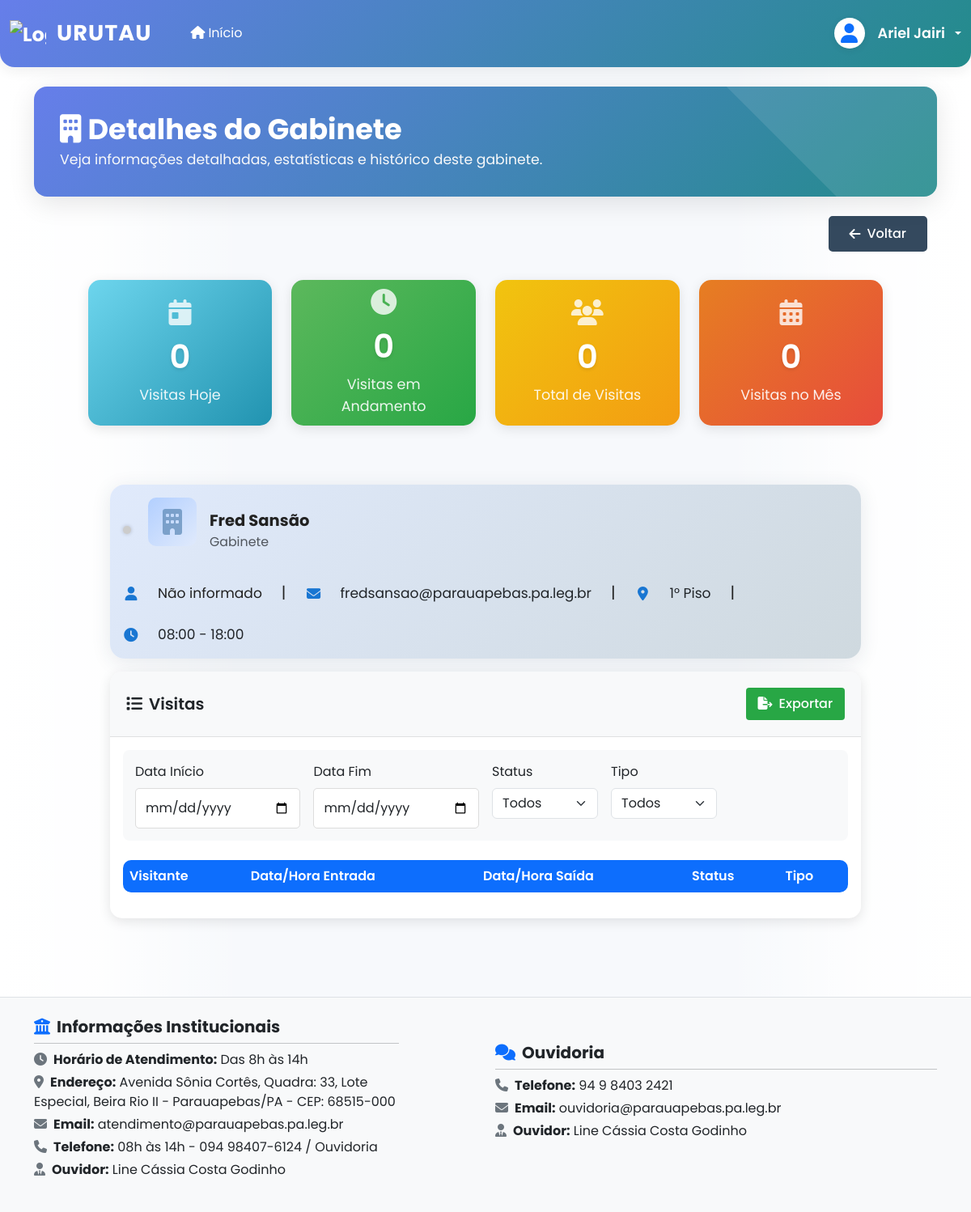
The app's page /recepcao/gabinetes/3/ (signed in), older data.
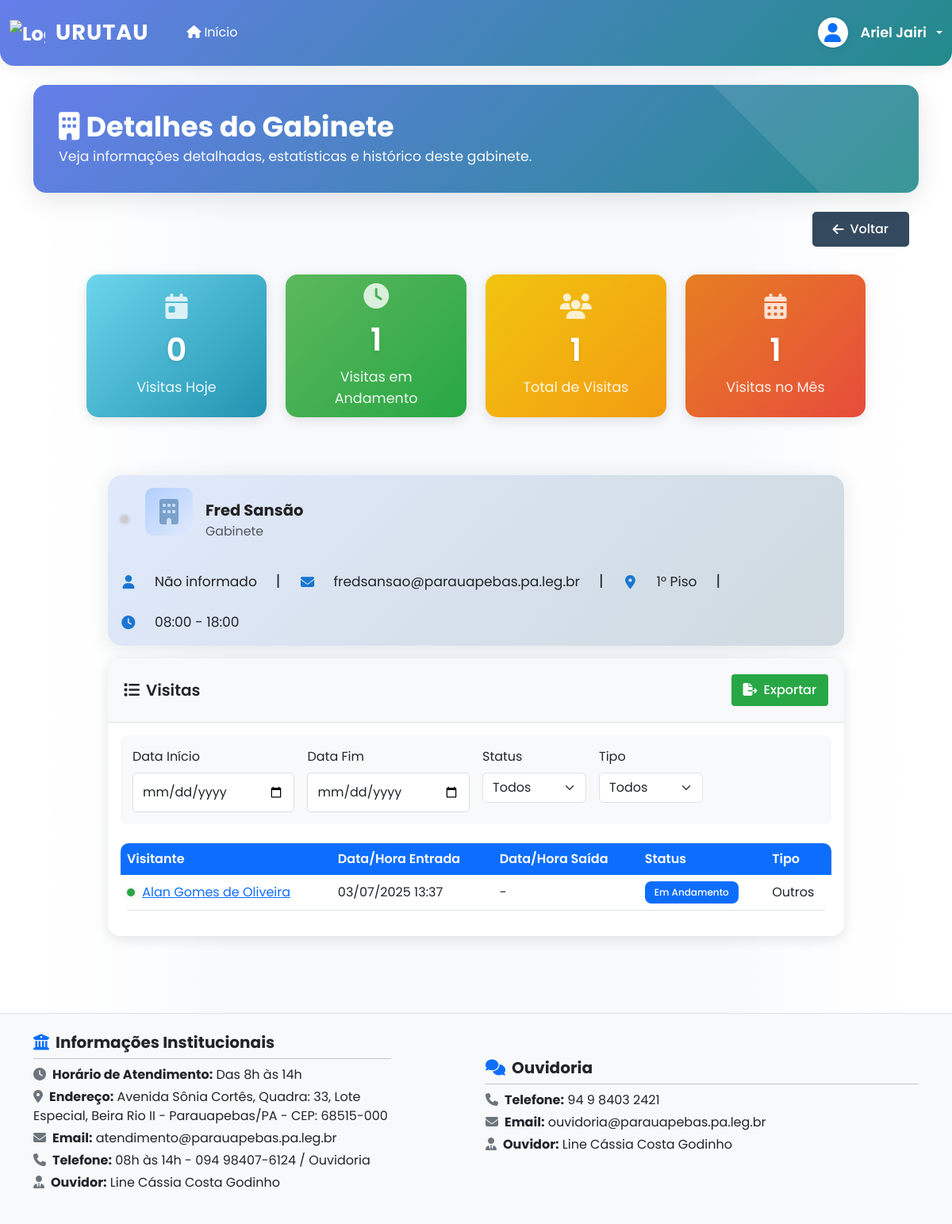
The same page, newer data.
### apps/recepcao/models.py (models this page shows, shortened)
class Visita(models.Model):
    STATUS_CHOICES = [
        ('agendada', 'Agendada'),
        ('em_andamento', 'Em Andamento'),
        ('finalizada', 'Finalizada'),
        ('cancelada', 'Cancelada')
    ]
    OBJETIVO_CHOICES = [
        ('reuniao', 'Reunião'),
        ('manutencao', 'Manutenção'),
        ('evento', 'Evento'),
        ('entrega_documentos', 'Entrega de Documentos'),
        ('outros', 'Outros')
    ]
    LOCALIZACAO_CHOICES = [
        ('terreo', 'Térreo'),
        ('plenario', 'Plenário'),
        ('primeiro_piso', '1° Piso'),
        ('segundo_piso', '2° Piso')
    ]
    visitante = models.ForeignKey(
        Visitante,
        on_delete=models.PROTECT,
        verbose_name='Visitante'
    )
    setor = models.ForeignKey(
        Setor,
        on_delete=models.PROTECT,
        verbose_name='Setor'
    )
    localizacao = models.CharField(
        'Localização',
        max_length=20,
        choices=LOCALIZACAO_CHOICES,
        default='terreo'
    )
    objetivo = models.CharField(
        'Objetivo',
        max_length=20,
        choices=OBJETIVO_CHOICES,
        default='outros'
    )
    observacoes = models.TextField(
        'Observações',
        blank=True,
        null=True
    )
    data_entrada = models.DateTimeField(
        'Data/Hora de Entrada',
        default=timezone.now
    )
    data_saida = models.DateTimeField(
        'Data/Hora de Saída',
        blank=True,
        null=True
    )
    status = models.CharField(
        'Status',
        max_length=20,
        choices=STATUS_CHOICES,
        default='em_andamento'
    )
    class Meta:
        verbose_name = 'Visita'
        verbose_name_plural = 'Visitas'
        ordering = ['-data_entrada']

class Visitante(models.Model):
    ESTADOS_CHOICES = [
        ('AC', 'Acre'), ('AL', 'Alagoas'), ('AP', 'Amapá'),
        ('AM', 'Amazonas'), ('BA', 'Bahia'), ('CE', 'Ceará'),
        ('DF', 'Distrito Federal'), ('ES', 'Espírito Santo'),
        ('GO', 'Goiás'), ('MA', 'Maranhão'), ('MT', 'Mato Grosso'),
        ('MS', 'Mato Grosso do Sul'), ('MG', 'Minas Gerais'),
        ('PA', 'Pará'), ('PB', 'Paraíba'), ('PR', 'Paraná'),
        ('PE', 'Pernambuco'), ('PI', 'Piauí'), ('RJ', 'Rio de Janeiro'),
        ('RN', 'Rio Grande do Norte'), ('RS', 'Rio Grande do Sul'),
        ('RO', 'Rondônia'), ('RR', 'Roraima'), ('SC', 'Santa Catarina'),
        ('SP', 'São Paulo'), ('SE', 'Sergipe'), ('TO', 'Tocantins')
    ]
    BAIRROS_CHOICES = [
        ('alto_boa_vista', 'Alto da Boa Vista'),
        ('alto_bonito', 'Alto Bonito'),
        ('altamira', 'Altamira'),
        ('amazonia', 'Amazônia'),
        ('alvora', 'Alvorá'),
        ('apoena', 'Apoena'),
        ('amec_ville_jacaranda', 'Amec Ville Jacarandá'),
        ('beira_rio_1', 'Beira Rio I'),
        ('beira_rio_2', 'Beira Rio II'),
        ('belvedere', 'Belvedere'),
        ('betania', 'Betânia'),
        ('brasilia', 'Brasília'),
        ('bom_jesus', 'Bom Jesus'),
        ('caetanopolis', 'Caetanópolis'),
        ('casas_populares_1', 'Casas Populares I'),
        ('casas_populares_2', 'Casas Populares II'),
        ('california', 'California'),
        ('cedere_1', 'Cedere I'),
        ('cedere_2', 'Cedere II'),
        ('centro', 'Centro'),
        ('cidade_jardim', 'Cidade Jardim'),
        ('cidade_nova', 'Cidade Nova'),
        ('chacara_belo_vale', 'Chacara Belo Vale'),
        ('chacara_da_lua', 'Chacara da Lua'),
        ('chacara_das_estrelas', 'Chacara das Estrelas'),
        ('chacara_do_sol', 'Chacara do Sol'),
        ('chacara_do_cacau', 'Chacara do Cacau'),
        ('colonia_paulo_fonteles', 'Colônia Paulo Fonteles'),
        ('conjunto_hab_morar_dias_melhores', 'Conjunto Hab Morar Dias Melhores'),
        ('da_paz', 'Da Paz'),
        ('dos_mineiros', 'Dos Mineiros'),
        ('distrito_industrial', 'Distrito Industrial'),
        ('esplanada', 'Esplanada'),
        ('esperanca', 'Esperança'),
        ('fap', 'FAP'),
        ('fazenda_santo_antonio', 'Fazenda Santo Antônio'),
        ('fazenda_sao_jose', 'Fazenda São José'),
        ('fazenda_serra_grande', 'Fazenda Serra Grande'),
        ('guanabara', 'Guanabara'),
        ('habitar_feliz', 'Habitar Feliz'),
        ('ipiranga', 'Ipiranga'),
        ('jardim_america', 'Jardim América'),
        ('jardim_canada', 'Jardim Canadá'),
        ('jardim_planalto', 'Jardim Planalto'),
        ('jardim_ipiranga', 'Jardim Ipiranga'),
        ('jardim_novo_horizonte', 'Jardim Novo Horizonte'),
        ('liberdade_1', 'Liberdade I'),
        ('liberdade_2', 'Liberdade II'),
        ('linha_verde', 'Linha Verde'),
        ('loteamento_nova_carajas', 'Loteamento Nova Carajás'),
        ('loteamento_paraiso_maranhaozinho', 'Loteamento Paraíso Maranhãozinho'),
        ('maranhao', 'Maranhão'),
        ('martini', 'Martini'),
        ('minerios', 'Minérios'),
        ('minas_gerais', 'Minas Gerais'),
        ('mirante_da_serra', 'Mirante da Serra'),
        ('montes_claros', 'Montes Claros'),
        ('morar_dias_melhores', 'Morar Dias Melhores'),
        ('morada_nova', 'Morada Nova'),
        ('nova_capital', 'Nova Capital'),
        ('nova_carajas', 'Nova Carajás'),
        ('nova_esperanca', 'Nova Esperança'),
        ('nova_parauapebas', 'Nova Parauapebas'),
        ('nova_vida', 'Nova Vida'),
        ('nova_vitoria', 'Nova Vitória'),
        ('novo_brasil', 'Novo Brasil'),
        ('novo_horizonte', 'Novo Horizonte'),
        ('novo_tempo', 'Novo Tempo'),
        ('novo_viver', 'Novo Viver'),
        ('nucleo_residencial_servicos_carajas', 'Núcleo Residencial e de Serviços Carajás'),
        ('nucleo_urbano_carajas', 'Núcleo Urbano de Carajás'),
        ('palmares_1', 'Palmares 1'),
        ('palmares_2', 'Palmares 2'),
        ('paraiso', 'Paraíso'),
        ('parque_das_nacoes', 'Parque das Nações'),
        ('parque_dos_carajas', 'Parque dos Carajás'),
        ('parque_sao_luiz', 'Parque São Luiz'),
        ('parque_verde', 'Parque Verde'),
        ('paulo_fonteles', 'Paulo Fonteles'),
        ('polo_industrial_moveleiro', 'Polo Industrial Moveleiro'),
        ('polo_moveleiro', 'Polo Moveleiro'),
        ('porto_seguro', 'Porto Seguro'),
        ('primavera', 'Primavera'),
        ('raio_do_sol', 'Raio do Sol'),
        ('residencial_bambui', 'Residencial Bambuí'),
        ('residencial_belavista', 'Residencial Belavista'),
        ('rio_verde', 'Rio Verde'),
        ('santa_cruz', 'Santa Cruz'),
        ('santa_luzia', 'Santa Luzia'),
        ('sansao', 'Sansão'),
        ('sao_jose', 'São José'),
        ('sao_lucas', 'São Lucas'),
        ('sao_lucas_1', 'São Lucas 1'),
        ('sao_lucas_2', 'São Lucas 2'),
        ('serra_azul', 'Serra Azul'),
        ('talisma', 'Talismã'),
        ('tropical', 'Tropical'),
        ('uniao', 'União'),
        ('vale_do_sol', 'Vale do Sol'),
        ('vale_dos_carajas', 'Vale dos Carajás'),
        ('vale_dos_sonhos', 'Vale dos Sonhos'),
        ('vila_onalicio_barros', 'Vila Onalício Barros'),
        ('vila_nova', 'Vila Nova'),
        ('vila_rica', 'Vila Rica'),
        ('vila_rio_branco', 'Vila Rio Branco'),
        ('vila_sansao', 'Vila Sansão'),
        ('vila_sao_jose', 'Vila São José'),
        ('zona_rural', 'Zona Rural'),
        ('outros', 'Outros'),
        ('outra_cidade', 'Outra cidade'),
    ]
    nome_completo = models.CharField(max_length=255, verbose_name="Nome Completo")
    nome_social = models.CharField('Nome Social', max_length=100, blank=True, null=True)
    data_nascimento = models.DateField('Data de Nascimento')
    CPF = models.CharField(
        'CPF',
        max_length=14,
        unique=True,
        validators=[
            RegexValidator(
                regex=r'^\d{3}\.\d{3}\.\d{3}-\d{2}$',
                message='CPF deve estar no formato XXX.XXX.XXX-XX'
            )
        ]
    )
    telefone = models.CharField(
        'Telefone',
        max_length=15,
        validators=[
            RegexValidator(
                regex=r'^\(\d{2}\) \d{5}-\d{4}$',
                message='Telefone deve estar no formato (XX) XXXXX-XXXX'
            )
        ]
    )
    email = models.EmailField('E-mail', blank=True, null=True)
    estado = models.CharField('Estado', max_length=2, choices=ESTADOS_CHOICES)
    cidade = models.CharField('Cidade', max_length=100)
    bairro = models.CharField('Bairro', max_length=50, choices=BAIRROS_CHOICES, default='outros')
    logradouro = models.CharField('Logradouro', max_length=100, blank=True, null=True)
    numero = models.CharField('Número', max_length=10, blank=True, null=True)
    complemento = models.CharField('Complemento', max_length=50, blank=True, null=True)
    CEP = models.CharField(
        'CEP',
        max_length=9,
        blank=True,
        null=True,
        validators=[
            RegexValidator(
                regex=r'^\d{5}-\d{3}$',
                message='CEP deve estar no formato 00000-000'
            )
        ]
    )
    foto = models.ImageField('Foto Original', upload_to=get_visitor_upload_path, blank=True, null=True)
    foto_thumbnail = models.ImageField('Foto Thumbnail', upload_to=get_visitor_upload_path, blank=True, null=True)
    foto_medium = models.ImageField('Foto Média', upload_to=get_visitor_upload_path, blank=True, null=True)
    foto_large = models.ImageField('Foto Grande', upload_to=get_visitor_upload_path, blank=True, null=True)
    biometric_vector = models.JSONField(verbose_name="Vetor Biométrico", null=True, blank=True, editable=False)
    data_cadastro = models.DateTimeField(auto_now_add=True, verbose_name="Data de Cadastro")
    data_atualizacao = models.DateTimeField(auto_now=True, verbose_name="Última Atualização")
    class Meta:
        verbose_name = "Visitante"
        verbose_name_plural = 'Visitantes'
        ordering = ['nome_completo']

### apps/recepcao/views.py (the view)
# urls.py: path('gabinetes/<int:gabinete_id>/', views.detalhes_gabinete, name='detalhes_gabinete'),
@login_required
def detalhes_gabinete(request, gabinete_id):
    gabinete = get_object_or_404(Setor, id=gabinete_id, tipo='gabinete')
    data_inicio = request.GET.get('data_inicio')
    data_fim = request.GET.get('data_fim')
    status = request.GET.get('status')
    objetivo = request.GET.get('objetivo')
    formato = request.GET.get('formato')
    visitas = Visita.objects.filter(setor=gabinete)
    if data_inicio and data_fim:
        visitas = visitas.filter(
            data_entrada__date__range=[data_inicio, data_fim]
        )
    if status:
        visitas = visitas.filter(status=status)
    if objetivo:
        visitas = visitas.filter(objetivo=objetivo)
    visitas = visitas.order_by('-data_entrada')
    if formato in ['pdf', 'excel']:
        if formato == 'pdf':
            return gerar_pdf_visitas(visitas, gabinete)
        else:
            return gerar_excel_visitas(visitas, gabinete)
    paginator = Paginator(visitas, 10)  # 10 itens por página
    page = request.GET.get('page')
    visitas_paginadas = paginator.get_page(page)
    visitas_hoje = visitas.filter(data_entrada__date=timezone.now().date()).count()
    visitas_em_andamento = visitas.filter(status='em_andamento').count()
    total_visitas = visitas.count()
    visitas_mes = visitas.filter(data_entrada__month=timezone.now().month).count()
    context = get_base_context(f'Detalhes do Gabinete - {gabinete.nome_vereador}')
    context.update({
        'gabinete': gabinete,
        'visitas': visitas_paginadas,
        'filtros': {
            'data_inicio': data_inicio,
            'data_fim': data_fim,
            'status': status,
            'objetivo': objetivo
        },
        'visitas_hoje': visitas_hoje,
        'visitas_em_andamento': visitas_em_andamento,
        'total_visitas': total_visitas,
        'visitas_mes': visitas_mes,
        'TIPOS_VISITA': Visita.OBJETIVO_CHOICES
    })
    return render(request, 'recepcao/detalhes_gabinete.html', context)

### apps/recepcao/models.py (called while the page is built)
    def esta_aberto(self):
        if not self.horario_abertura or not self.horario_fechamento:
            return None  # Retorna None se não tiver horário definido
        agora = timezone.localtime().time()
        return self.horario_abertura <= agora <= self.horario_fechamento

### apps/recepcao/views.py (called while the page is built)
def get_base_context(title_suffix=''):
    return {
        'title': f'Recepção - {title_suffix}' if title_suffix else 'Recepção - URUTAU',
        'app_name': 'recepcao'
    }

### templates/recepcao/detalhes_gabinete.html (shortened to what the changed rows need)
{% extends 'base.html' %}
{% load static %}
{% block content %}
<div class="dashboard-header mb-4">
    <div class="dashboard-header-content">
        <h1 class="page-title mb-1" style="font-size:2.2rem; font-weight:700; color:#fff;">
            <i class="fas fa-building me-2"></i>Detalhes do Gabinete
        </h1>
    </div>
</div>
<div class="container-fluid">
    <div class="stats-container">
        <div class="row mb-4">
            <div class="col-xl-3 col-md-6 mb-4">
                <div class="stat-card stat-card-visitas-andamento">
                    <i class="fas fa-clock stat-icon"></i>
                    <h3>{{ visitas_em_andamento }}</h3>
                    <p>Visitas em Andamento</p>
                </div>
            </div>
            <div class="col-xl-3 col-md-6 mb-4">
                <div class="stat-card stat-card-total-visitas">
                    <i class="fas fa-users stat-icon"></i>
                    <h3>{{ total_visitas }}</h3>
                    <p>Total de Visitas</p>
                </div>
            </div>
            <div class="col-xl-3 col-md-6 mb-4">
                <div class="stat-card stat-card-visitas-mes">
                    <i class="fas fa-calendar-alt stat-icon"></i>
                    <h3>{{ visitas_mes }}</h3>
                    <p>Visitas no Mês</p>
                </div>
            </div>
        </div>
    </div>
    <div class="row">
        <div class="col-12">
            <div class="card">
                <div class="card-body">
                    <div id="tabela-visitas">
                        {% include 'recepcao/includes/tabela_visitas_gabinete.html' with visitas=visitas %}
                    </div>
                </div>
            </div>
        </div>
    </div>
</div>
{% endblock %}

### templates/recepcao/includes/tabela_visitas_gabinete.html
<div class="table-responsive">
    <table class="table table-hover">
        <thead>
            <tr>
                <th>Visitante</th>
                <th>Data/Hora Entrada</th>
                <th>Data/Hora Saída</th>
                <th>Status</th>
                <th>Tipo</th>
            </tr>
        </thead>
        <tbody>
            {% for visita in visitas %}
            <tr>
                <td>
                    <span class="status-indicator {% if visita.status == 'em_andamento' %}active{% endif %}"></span>
                    <a href="#" class="text-primary"
                       data-bs-toggle="modal"
                       data-bs-target="#visitanteModal"
                       data-visitante-nome="{{ visita.visitante.nome_completo }}"
                       data-visitante-telefone="{{ visita.visitante.telefone }}"
                       data-visitante-email="{{ visita.visitante.email }}"
                       data-visitante-nascimento="{{ visita.visitante.data_nascimento|date:'d/m/Y' }}"
                       data-visitante-objetivo="{{ visita.get_objetivo_display }}"
                       data-visitante-foto="{% if visita.visitante.foto %}{{ visita.visitante.foto.url }}{% endif %}">
                        {{ visita.visitante.nome_completo }}
                    </a>
                </td>
                <td>{{ visita.data_entrada|date:"d/m/Y H:i" }}</td>
                <td>{{ visita.data_saida|date:"d/m/Y H:i"|default:"-" }}</td>
                <td>
                    {% if visita.status == 'em_andamento' %}
                        <span class="badge bg-primary">{{ visita.get_status_display }}</span>
                    {% elif visita.status == 'finalizada' %}
                        <span class="badge bg-success">{{ visita.get_status_display }}</span>
                    {% else %}
                        <span class="badge bg-danger">{{ visita.get_status_display }}</span>
                    {% endif %}
                </td>
                <td>{{ visita.get_objetivo_display }}</td>
            </tr>
            {% endfor %}
        </tbody>
    </table>
</div>

Row changes from the older to the newer data that the page shows:
added Visita: visitante.nome_completo "Alan Gomes de Oliveira", data_entrada "03/07/2025 13:37", data_saida "-", status "Em Andamento", objetivo "Outros"
Text that changed along with them:
{{ visitas_em_andamento }}: "0" → "1"
{{ total_visitas }}: "0" → "1"
{{ visitas_mes }}: "0" → "1"
